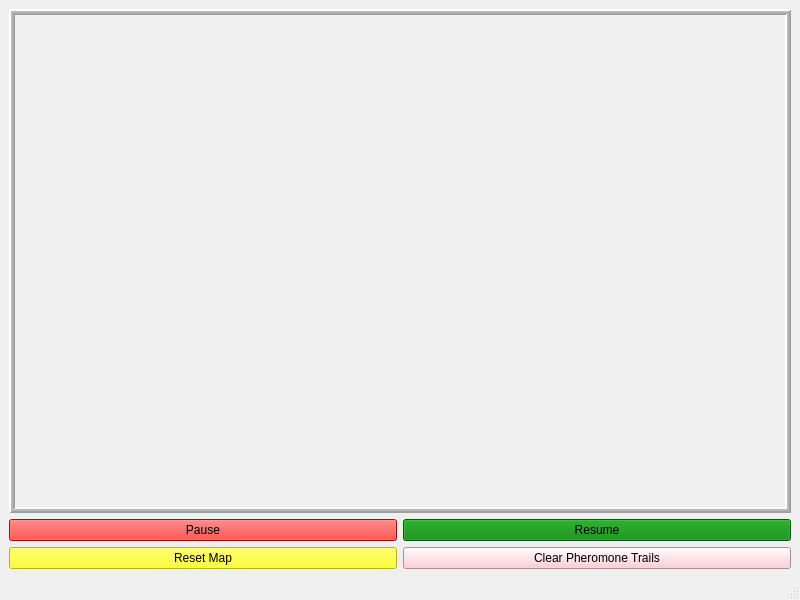
<?xml version="1.0" encoding="UTF-8"?>
<ui version="4.0">
 <class>mainWindow</class>
 <widget class="QMainWindow" name="mainWindow">
  <property name="geometry">
   <rect>
    <x>0</x>
    <y>0</y>
    <width>800</width>
    <height>600</height>
   </rect>
  </property>
  <property name="windowTitle">
   <string>Ant Simulation</string>
  </property>
  <widget class="QWidget" name="centralwidget">
   <layout class="QGridLayout" name="gridLayout" rowstretch="0,0,0,0,0" columnstretch="0,0">
    <item row="0" column="0" colspan="2">
     <widget class="QFrame" name="frame">
      <property name="styleSheet">
       <string notr="true"/>
      </property>
      <property name="frameShape">
       <enum>QFrame::Box</enum>
      </property>
      <property name="frameShadow">
       <enum>QFrame::Raised</enum>
      </property>
      <property name="lineWidth">
       <number>2</number>
      </property>
      <property name="midLineWidth">
       <number>2</number>
      </property>
     </widget>
    </item>
    <item row="1" column="0">
     <widget class="QPushButton" name="pause">
      <property name="autoFillBackground">
       <bool>false</bool>
      </property>
      <property name="styleSheet">
       <string notr="true">background-color: red</string>
      </property>
      <property name="text">
       <string>Pause</string>
      </property>
      <property name="default">
       <bool>false</bool>
      </property>
      <property name="flat">
       <bool>false</bool>
      </property>
     </widget>
    </item>
    <item row="3" column="1">
     <widget class="QPushButton" name="clearPheromones">
      <property name="autoFillBackground">
       <bool>false</bool>
      </property>
      <property name="styleSheet">
       <string notr="true">background-color: pink</string>
      </property>
      <property name="text">
       <string>Clear Pheromone Trails</string>
      </property>
      <property name="autoDefault">
       <bool>false</bool>
      </property>
      <property name="default">
       <bool>false</bool>
      </property>
     </widget>
    </item>
    <item row="1" column="1">
     <widget class="QPushButton" name="play">
      <property name="autoFillBackground">
       <bool>false</bool>
      </property>
      <property name="styleSheet">
       <string notr="true">background-color: green</string>
      </property>
      <property name="text">
       <string>Resume</string>
      </property>
      <property name="default">
       <bool>false</bool>
      </property>
     </widget>
    </item>
    <item row="3" column="0">
     <widget class="QPushButton" name="resetMap">
      <property name="autoFillBackground">
       <bool>false</bool>
      </property>
      <property name="styleSheet">
       <string notr="true">background-color: yellow</string>
      </property>
      <property name="text">
       <string>Reset Map</string>
      </property>
      <property name="default">
       <bool>false</bool>
      </property>
     </widget>
    </item>
   </layout>
  </widget>
  <widget class="QMenuBar" name="menubar">
   <property name="geometry">
    <rect>
     <x>0</x>
     <y>0</y>
     <width>800</width>
     <height>22</height>
    </rect>
   </property>
  </widget>
  <widget class="QStatusBar" name="statusbar"/>
 </widget>
 <resources/>
 <connections/>
</ui>
